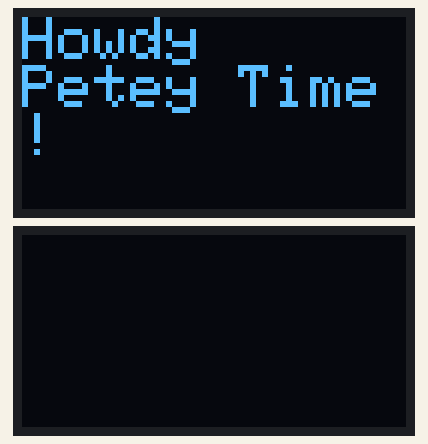
Recording of a sketch running on a simulated Arduino Uno, built with avr-gcc and run on an emulated ATmega328P. On the bench: 2 × 128×64 one-colour display. The local clock reads 2024-03-15 10:24:30 at power-on unless the sketch sets it; what the sketch prints to the serial monitor is not drawn.

Above: at 0.1 s.
At 2.3 s:
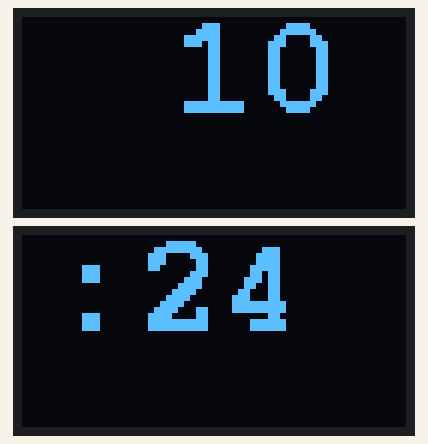
At 32.06 s:
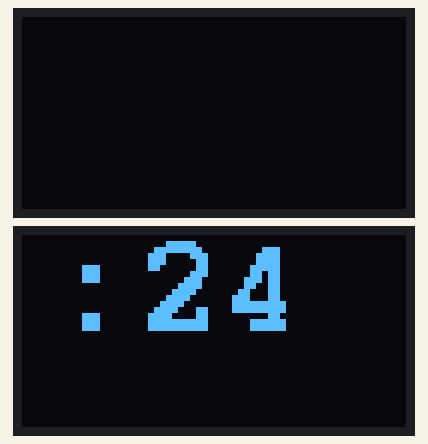
At 64.2 s:
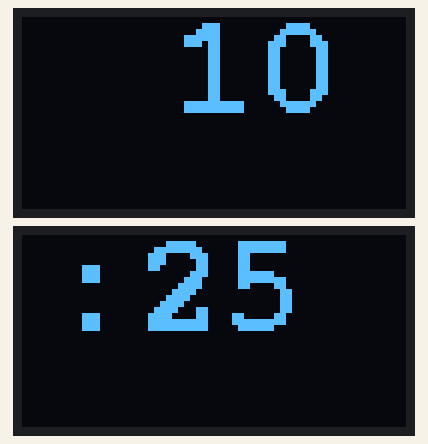
At 96.05 s:
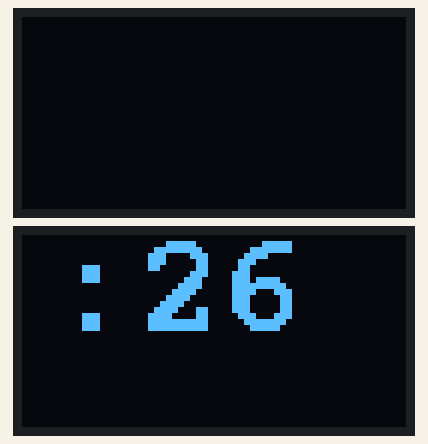
At 128.2 s:
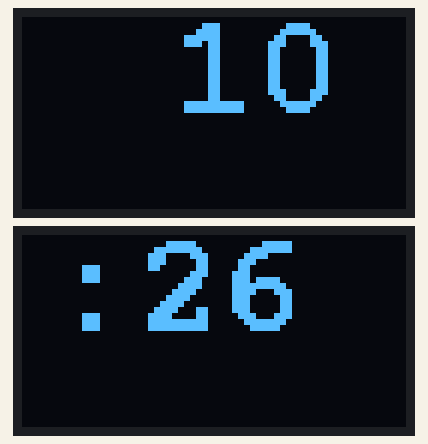

The sketch:

MM2xOLED_RTClock.ino
```cpp
// (licence header left out)
#include <Wire.h>
#include <Adafruit_GFX.h>
#include <Adafruit_SSD1306.h>
#include <Fonts/FreeMonoBold12pt7b.h>
#include "RTClib.h"
// #define TIME_24_HOUR  true
// #define DS3231_ADDRESS 0x68
#define OLED_RESET  -1


// Declaration for an SSD1306 display connected to I2C (SDA, SCL pins)
Adafruit_SSD1306 display1(OLED_RESET);  // Create display1
Adafruit_SSD1306 display2(OLED_RESET);  // Create display2

RTC_DS3231 Clock;

int Hour = 0;
int Minute = 0;
int Second = 0;
//int Temp = 0;

void GetTemp(){
      int Temp = 0;
      // Get the temperature
      Temp = Clock.getTemperature();
      // Convert it over to degrees Farenheit
      Temp = ((Temp * 1.8) +32);
      //DEBUG
      Serial.println(Temp);
}

void setup(){

  // Initialize display1 with the I2C address of 0x3C
  display1.begin(SSD1306_SWITCHCAPVCC, 0x3D);
  // Initialize display2 with the I2C address of 0x3D
  display2.begin(SSD1306_SWITCHCAPVCC, 0x3C);

  Serial.begin(9600);
  Clock.begin();

  // Activate LCD module
  display1.clearDisplay();
  display2.clearDisplay();

  // Splash screen
  display1.setTextSize(2);
  display1.setTextColor(WHITE);
  display1.setCursor(0, 0);
  // Display static text
  display1.println("Howdy");
  display1.println("Petey Time!");
  display1.display();
  delay(2000);
  display1.clearDisplay();
  display1.display();
}

void loop()
{

      // This line sets the RTC with an explicit date & time, for example to set
      // July 29, 2019 at 13:08:00 you would call:
      // rtc.adjust(DateTime(2019, 7, 29, 13, 8, 0));

      // Setup time
      DateTime now = Clock.now();
      Second = now.second();
      Minute = now.minute();
      Hour = now.hour();


      // Clear the displays
      display1.clearDisplay();
      display1.display();
      display2.clearDisplay();
      display2.display();

      //DEBUG
      Serial.println(Hour);
      if (now.hour() >= 13)
      {
        Hour = now.hour() - 12;
        display2.setFont();
        display2.setTextSize(1);
        display2.setCursor(30,60);
        display2.print("pm");
        display2.display();
        //DEBUG
        Serial.println("PM");
      if (Hour == 0)
          {
          Hour = 12;
          }
      }
      else
        {
        Hour = now.hour();
        }

      /*
      // The Header
      display1.setFont();
      display1.setTextSize(2);
      display1.setTextColor(WHITE);
      display1.setCursor(1,15);
      display1.print("Petey");
      display1.display();
      display2.setFont();
      display2.setTextSize(2);
      display2.setTextColor(WHITE);
      display2.setCursor(1,15);
      display2.print("Time");
      display2.display();
  */
      // The Time
      // DEC converts the byte variable to a decimal number
      //    when displayed.
      display1.setFont(&FreeMonoBold12pt7b);
      display1.setTextSize(2);
      display1.setTextColor(WHITE);
      display1.setCursor(50, 30);
      display1.print(Hour, DEC);
      display1.display();

      // Minutes and seconds have padded zeros
      display2.setFont(&FreeMonoBold12pt7b);
      display2.setTextSize(2);
      display2.setTextColor(WHITE);
      display2.setCursor(10, 30);
      display2.print(":");
             if(Minute <10)
        {
          display2.print("0");
        }
        display2.display();
      display2.print(Minute, DEC);
      display2.display();

      /*
       * This section is for seconds.
       * Due to limited screen space (I need a third screen!)
       * it is commented out for now; to be added later.
       *
      display2.setFont(&FreeMonoBold12pt7b);
      display2.setTextSize(2);
      display2.setTextColor(WHITE);
      display2.setCursor(10, 30);
      display2.print(":");
        if (now.second()<10)
        {
          display2.print("0");
        }
        display2.print(now.second());
        display2.display();
      */

      delay(2000);
      }
```

Measured:
- what the display in image 1 shows lasts 2.1 s, from 2.2 s to 4.3 s
